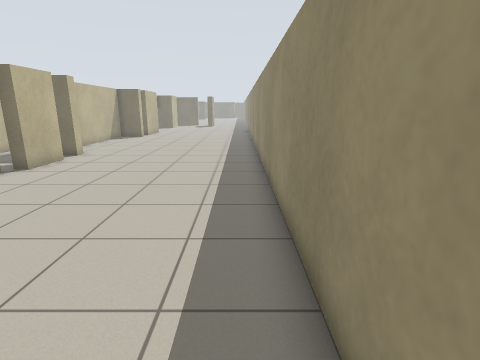
[1] (above)

17 first-person views from a walk through a Stage world. The camera is 1.2 m above the floor, tilts 14° down and sees 80° across. Floor lines are 1 m apart. The floor is counted in squares, 0.5 m on a side. Each view is taken from the middle of a square. On the plan, view 1 faces up. The plan holds only what a view shows up to about 18 squares ahead; the rest is blank. The place goes on beyond the plan. Robots are left out.

[2]
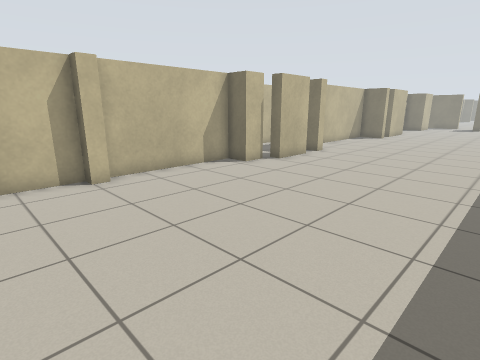

[3]
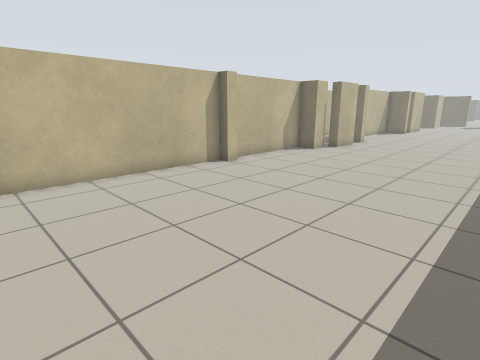

[4]
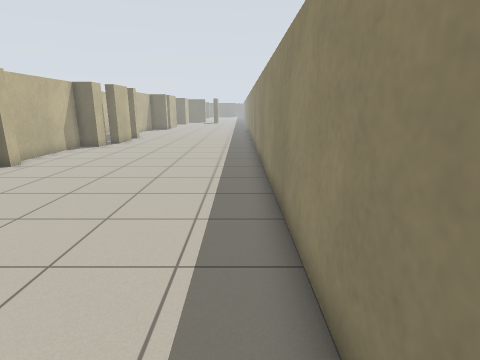

[5]
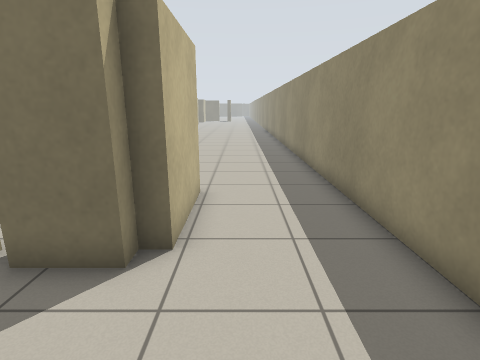

[6]
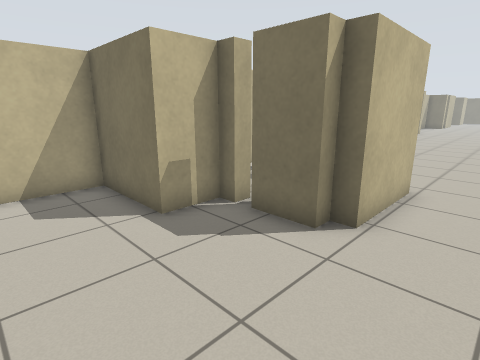

[7]
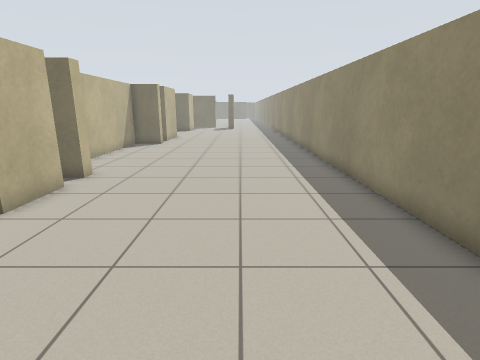

[8]
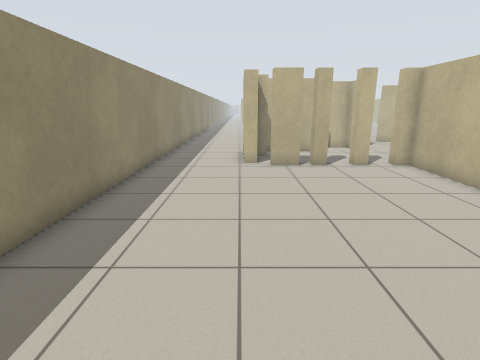

[9]
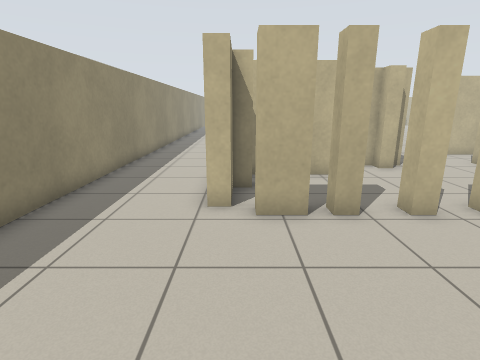

[10]
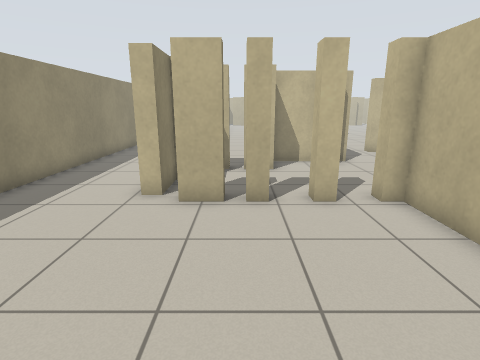

[11]
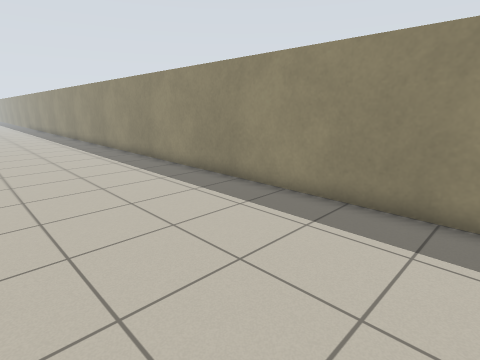

[12]
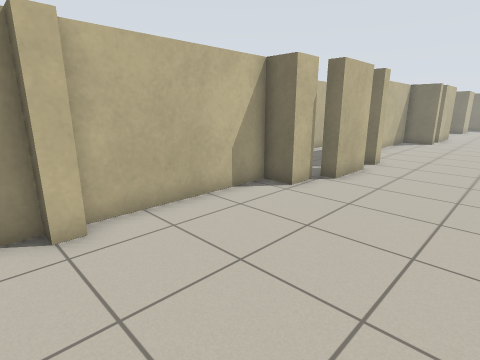

[13]
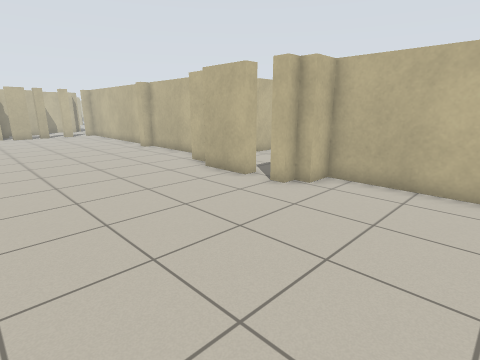

[14]
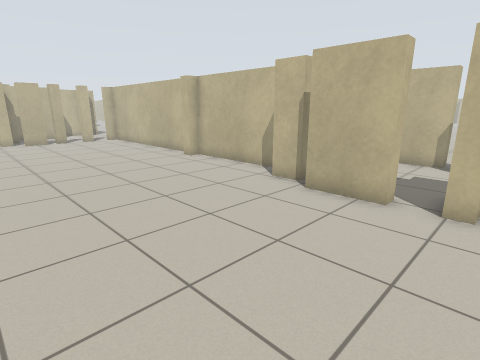

[15]
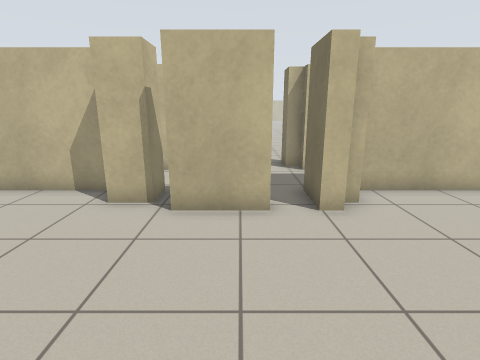

[16]
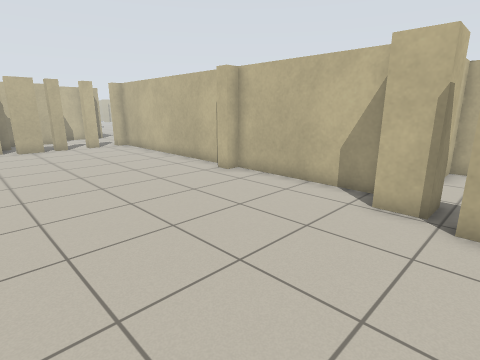

[17]
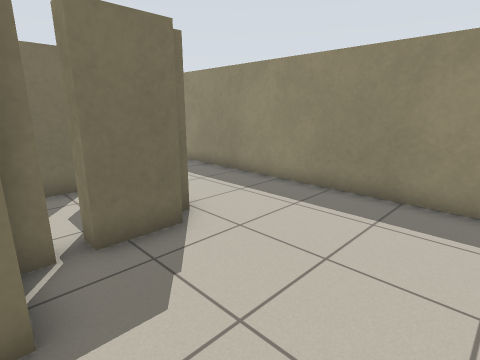

### Floor plan
Key: @ floor where view 1 was taken; # wall or solid block; . floor; T thing the floor can be seen under or through.
Columns run from 17 left of view 1 to 1 right of it. Each row starts with its distance up from view 1.
 21        #..........#
 20        #..........#
 19     #  #..........#
 18     #  #..........#
 17     #  #..........#
 16    ##. ##.........#
 15 ..##...##.........#
 14 ..................#
 13  ##.....#.........#
 12   #.....#.........#
 11   #....##.........#
 10   ###. ##.........#
  9        #..........#
  8        #..........#
  7        #..........#
  6        #..........#
  5        #..........#
  4        #..........#
  3        #..........#
  2        #..........#
  1        #..........#
  0        #.........@#
 -1        #..........#
 -2        #..........#
 -3        #..........#
 -4        #..........#
 -5        #..........#
 -6        #..........#
 -7        #...##.....#
 -8        #...####...#
 -9       .......##...#
-10      ........##...#
-11      ..... T ##...#
-12     ......#TT#....#
-13    ...#####.......#
-14   #... ####.......#
-15   .... #..........#
-16 ####.. #..........#
-17    ##   ..........#

Where each view was taken, in squares from view 1:
view 1: 0 up, 0 right, facing up
view 2: 0 up, 0 right, facing up-left
view 3: 6 down, 0 right, facing up-left
view 4: 9 down, 0 right, facing up
view 5: 16 down, 2 left, facing up
view 6: 17 down, 1 left, facing up-left
view 7: 5 up, 3 left, facing up
view 8: 5 up, 3 left, facing down
view 9: 1 down, 4 left, facing down
view 10: 0 up, 6 left, facing down
view 11: 2 up, 6 left, facing up-right
view 12: 2 up, 4 left, facing up-left
view 13: 21 up, 1 left, facing down-left
view 14: 16 up, 1 left, facing down-left
view 15: 13 up, 2 left, facing left
view 16: 12 up, 2 left, facing down-left
view 17: 17 down, 7 left, facing up-right
